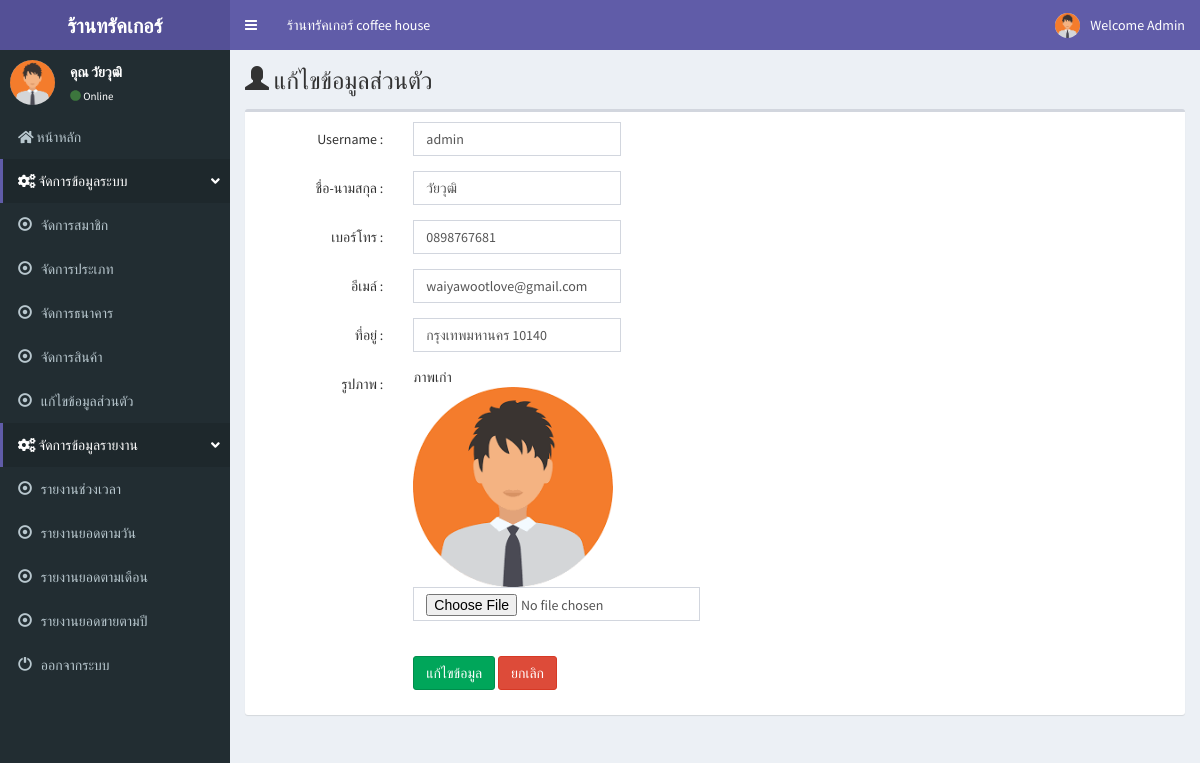
The page /admin/member_profile.php (signed in) on the database its author committed.
### tables this page shows
CREATE TABLE `tbl_member` (
  `member_id` int(11) NOT NULL,
  `m_user` varchar(20) NOT NULL,
  `m_pass` varchar(20) NOT NULL,
  `m_level` varchar(50) NOT NULL,
  `m_name` varchar(100) NOT NULL,
  `m_email` varchar(100) NOT NULL,
  `m_tel` varchar(20) NOT NULL,
  `m_address` varchar(200) NOT NULL,
  `m_img` varchar(250) NOT NULL,
  `date_save` timestamp NOT NULL DEFAULT CURRENT_TIMESTAMP
);

### admin/member_profile_edit.php (the view, shortened to what this page needs)
<?php
$sql = "SELECT * FROM tbl_member WHERE member_id=$member_id";
$result = mysqli_query($con, $sql) or die ("Error in query: $sql " . mysqli_error());
$row = mysqli_fetch_array($result);
?>
<form action="member_profile_edit_db.php" method="post" class="form-horizontal" enctype="multipart/form-data">
  <div class="form-group">
    <div class="col-sm-2 control-label">
      Username :
    </div>
    <div class="col-sm-3">
      <input type="text" name="m_user" required class="form-control" autocomplete="off" pattern="^[a-zA-Z0-9]+$" title="ภาษาอังกฤษหรือตัวเลขเท่านั้น" minlength="2" value="<?php echo $row['m_user'];?>">
    </div>
  </div>
  <div class="form-group">
    <div class="col-sm-2 control-label">
      ชื่อ-นามสกุล :
    </div>
    <div class="col-sm-3">
      <input type="text" name="m_name" required class="form-control" value="<?php echo $row['m_name'];?>">
    </div>
  </div>
  <div class="form-group">
    <div class="col-sm-2 control-label">
      เบอร์โทร :
    </div>
    <div class="col-sm-3">
      <input type="text" name="m_tel" required class="form-control" value="<?php echo $row['m_tel'];?>">
    </div>
  </div>
  <div class="form-group">
    <div class="col-sm-2 control-label">
      อีเมล์ :
    </div>
    <div class="col-sm-3">
      <input type="email" name="m_email" required class="form-control" value="<?php echo $row['m_email'];?>">
    </div>
  </div>
    <div class="form-group">
    <div class="col-sm-2 control-label">
      ที่อยู่ :
    </div>
    <div class="col-sm-3">
      <input type="text" name="m_address" required class="form-control" value="<?php echo $row['m_address'];?>">
    </div>
  </div>
  <div class="form-group">
    <div class="col-sm-2 control-label">
      รูปภาพ :
    </div>
    <div class="col-sm-4">
      ภาพเก่า <br>
      <img src="../m_img/<?php echo $row['m_img'];?>" width="200px">
      <br>
      <input type="file" name="m_img"  class="form-control" accept="image/*" onchange="readURL(this);"/>
    </div>
  </div>
  <div class="form-group">
    <div class="col-sm-2">
    </div>
    <div class="col-sm-3">
      <button type="submit" class="btn btn-success">แก้ไขข้อมูล</button>
      <a href="member.php" class="btn btn-danger">ยกเลิก</a>
    </div>
  </div>
</form>

### admin/menutop.php (shortened to what this page needs)
<header class="main-header">
  <a href="" class="logo">
    <span class="logo-lg"><b>ร้านทรัคเกอร์
    </b></span>
  </a>
  <nav class="navbar navbar-static-top" role="navigation">
    <a href="#" class="sidebar-toggle" data-toggle="push-menu" role="button">
    </a>
    <div class="navbar-custom-menu">
      <ul class="nav navbar-nav">
         <li class="dropdown user user-menu">
              <a href="#" class="dropdown-toggle" data-toggle="dropdown">
                <img src="../m_img/<?php echo $row['m_img'];?>" width="25" height="25" class="img-circle user-image" alt="User Image">
                <span class="hidden-xs">Welcome Admin</span>
              </a>
            </li>
      </ul>
    </div>
        <div class="collapse navbar-collapse pull-left" id="navbar-collapse">
          <ul class="nav navbar-nav">
             <li><a href="index.php">ร้านทรัคเกอร์ coffee house</a></li>
              </ul>
        </div>
  </nav>
</header>

### admin/menu_l.php
 <aside class="main-sidebar">
  <section class="sidebar">
    <div class="user-panel">
      <div class="pull-left image">
        <img src="../m_img/<?php echo $m_img; ?>" class="img-circle" alt="User Image">
      </div>
      <div class="pull-left info">
        <p>คุณ <?php echo $m_name; ?></p>
        <a href="#"><i class="fa fa-circle text-success"></i> Online</a>
      </div>
    </div>
    <ul class="sidebar-menu" data-widget="tree">
        <li>
        <a href="index.php"><i class="fa fa-home"></i>
          <span> หน้าหลัก</span>
        </a>
      </li>
           <li class="active">
        <a href=""><i class="fa fa-cogs"></i> <span>จัดการข้อมูลระบบ</span>
        <span class="pull-right-container">
          <i class="fa fa-angle-down pull-right"></i>
        </span>
      </a>
    </li>
      <li>
        <a href="member.php"><i class="glyphicon glyphicon-record"></i>
          <span> จัดการสมาชิก</span>
        </a>
      </li>
      <li>
        <a href="type.php"><i class="glyphicon glyphicon-record"></i>
          <span> จัดการประเภท </span>
        </a>
      </li>
      <li>
        <li>
        <a href="bank.php"><i class="glyphicon glyphicon-record"></i>
          <span> จัดการธนาคาร </span>
        </a>
      </li>
      <li>
        <a href="product.php"><i class="glyphicon glyphicon-record"></i>
          <span> จัดการสินค้า </span>
        </a>
      </li>
        <li>
        <a href="member_profile.php"><i class="glyphicon glyphicon-record"></i>
          <span> แก้ไขข้อมูลส่วนตัว </span>
        </a>
      </li>
           <li class="active">
        <a href=""><i class="fa fa-cogs"></i> <span>จัดการข้อมูลรายงาน</span>
        <span class="pull-right-container">
          <i class="fa fa-angle-down pull-right"></i>
        </span>
      </a>
        <li>
        <a href="report.php"><i class="glyphicon glyphicon-record"></i>
          <span> รายงานช่วงเวลา </span>
        </a>
      </li>
         <li>
        <a href="report_d.php"><i class="glyphicon glyphicon-record"></i>
          <span> รายงานยอดตามวัน </span>
        </a>
      </li>
      <li>
        <a href="report_m.php"><i class="glyphicon glyphicon-record"></i>
          <span> รายงานยอดตามเดือน </span>
        </a>
      </li>
      <li>
        <a href="report_y.php"><i class="glyphicon glyphicon-record"></i>
          <span> รายงานยอดขายตามปี </span>
        </a>
      </li>
      <li>
        <a href="../logout.php" onclick="return confirm('คุณต้องการออกจากระบบหรือไม่ ?');"><i class="glyphicon glyphicon-off"></i>
          <span> ออกจากระบบ</span>
        </a>
      </li>
    </ul>
  </section>
</aside>

### rows shown on the page
tbl_member: m_img (picture), m_name "วัยวุฒิ", m_user "admin", m_tel "0898767681", m_email "waiyawootlove@gmail.com", m_address "กรุงเทพมหานคร 10140"
